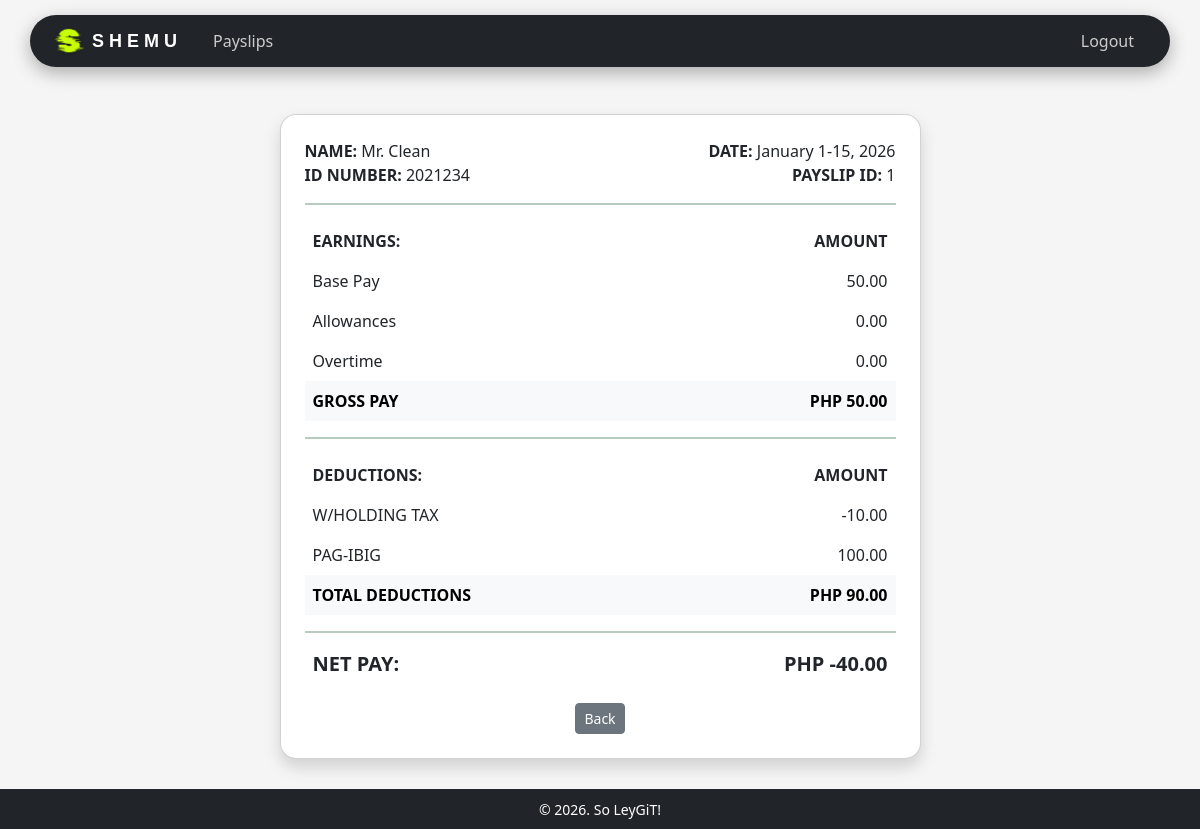
Screenshot of /payslips/view/1/ (signed in) with the database file from the repository.
### payroll_app/models.py (models this page shows, shortened)
class Payslip(models.Model):
    id_number = models.ForeignKey(Employee, on_delete=models.CASCADE)
    month = models.CharField(max_length=50)
    date_range = models.CharField(max_length=100)
    year = models.CharField(max_length=100)
    pay_cycle = models.IntegerField()
    rate = models.FloatField()
    earnings_allowance = models.FloatField()
    deductions_tax = models.FloatField()
    deductions_health = models.FloatField()
    pag_ibig = models.FloatField()
    sss = models.FloatField()
    overtime = models.FloatField()
    total_pay = models.FloatField()
    def getCycleRate(self):
        return self.rate / 2
    def getTotalDeductions(self):
        return self.deductions_tax + self.deductions_health + self.pag_ibig + self.sss
    def getGrossPay(self):
        return self.getCycleRate() + self.earnings_allowance + self.overtime

class Employee(models.Model):
    user = models.OneToOneField(User, on_delete=models.CASCADE, null=True, blank=True)
    name = models.CharField(max_length=200)
    id_number = models.CharField(max_length=200, primary_key=True) # use <str:pk> when linking here
    rate = models.FloatField()
    overtime_pay = models.FloatField(null=True, blank=True, default=0)
    allowance = models.FloatField(null=True, blank=True, default=0)

### payroll_app/views.py (the view)
# urls.py: path('payslips/view/<int:pk>/', views.view_payslip, name='view_payslip'),
@login_required
def view_payslip(request, pk):
    payslip = get_object_or_404(Payslip, pk=pk)
    if not request.user.is_staff:
        try:
            employee = Employee.objects.get(user=request.user)
            if payslip.id_number != employee:
                return redirect('payslips')
        except Employee.DoesNotExist:
            return redirect('payslips')
    return render(request, 'payroll_app/view_payslip.html', {'payslip': payslip})

### payroll_app/templates/payroll_app/view_payslip.html (shortened to what this page needs)
{% extends 'payroll_app/base.html' %}
{% block content %}
<div class="row justify-content-center">
    <div class="col-md-7">
        <div class="card shadow">
            <div class="card-body p-4">
                <div class="row mb-3">
                    <div class="col">
                        <div><strong>NAME:</strong> {{ payslip.id_number.name }}</div>
                        <div><strong>ID NUMBER:</strong> {{ payslip.id_number.id_number }}</div>
                    </div>
                    <div class="col text-end">
                        <div><strong>DATE:</strong> {{ payslip.month }} {{ payslip.date_range }}, {{ payslip.year }}
                        </div>
                        <div><strong>PAYSLIP ID:</strong> {{ payslip.pk }}</div>
                    </div>
                </div>
                <hr>
                <table class="table table-borderless mb-2">
                    <thead>
                        <tr>
                            <th>EARNINGS:</th>
                            <th class="text-end">AMOUNT</th>
                        </tr>
                    </thead>
                    <tbody>
                        <tr>
                            <td>Base Pay</td>
                            <td class="text-end">{{ payslip.getCycleRate|floatformat:2 }}</td>
                        </tr>
                        <tr>
                            <td>Allowances</td>
                            <td class="text-end">{{ payslip.earnings_allowance|floatformat:2 }}</td>
                        </tr>
                        <tr>
                            <td>Overtime</td>
                            <td class="text-end">{{ payslip.overtime|floatformat:2 }}</td>
                        </tr>
                    </tbody>
                    <tfoot>
                        <tr class="table-light">
                            <th>GROSS PAY</th>
                            <th class="text-end">PHP {{ payslip.getGrossPay|floatformat:2 }}</th>
                        </tr>
                    </tfoot>
                </table>
                <hr>
                <table class="table table-borderless mb-2">
                    <thead>
                        <tr>
                            <th>DEDUCTIONS:</th>
                            <th class="text-end">AMOUNT</th>
                        </tr>
                    </thead>
                    <tbody>
                        <tr>
                            <td>W/HOLDING TAX</td>
                            <td class="text-end">{{ payslip.deductions_tax|floatformat:2 }}</td>
                        </tr>
                        {% if payslip.pay_cycle == 1 %}
                        <tr>
                            <td>PAG-IBIG</td>
                            <td class="text-end">{{ payslip.pag_ibig|floatformat:2 }}</td>
                        </tr>
                        {% endif %}
                    </tbody>
                    <tfoot>
                        <tr class="table-light">
                            <th>TOTAL DEDUCTIONS</th>
                            <th class="text-end">PHP {{ payslip.getTotalDeductions|floatformat:2 }}</th>
                        </tr>
                    </tfoot>
                </table>
                <hr>
                <div class="d-flex justify-content-between fs-5 px-2">
                    <strong>NET PAY:</strong>
                    <strong>PHP {{ payslip.total_pay|floatformat:2 }}</strong>
                </div>
                <div class="text-center mt-4">
                    <a href="{% url 'payslips' %}" class="btn btn-secondary btn-sm">Back</a>
                </div>
            </div>
        </div>
    </div>
</div>
{% endblock %}

### rows the page displays
Payslip: id_number.name "Mr. Clean", id_number.id_number "2021234", month "January", date_range "1-15", year "2026", pk "1", getCycleRate "50.00", earnings_allowance "0.00", overtime "0.00", getGrossPay "50.00", deductions_tax "-10.00", pag_ibig "100.00", getTotalDeductions "90.00", total_pay "-40.00"
